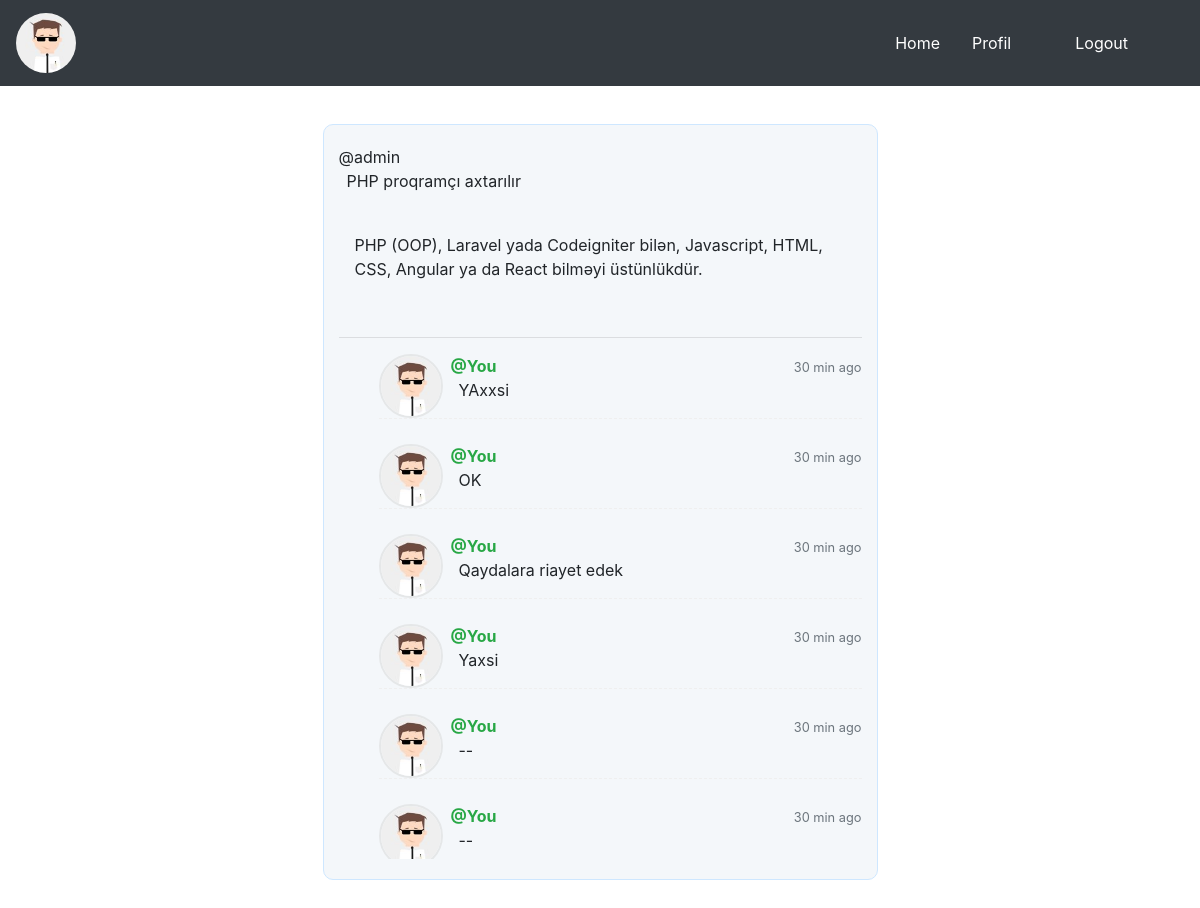
The page /info/1/ (signed in) on the database as committed earlier.
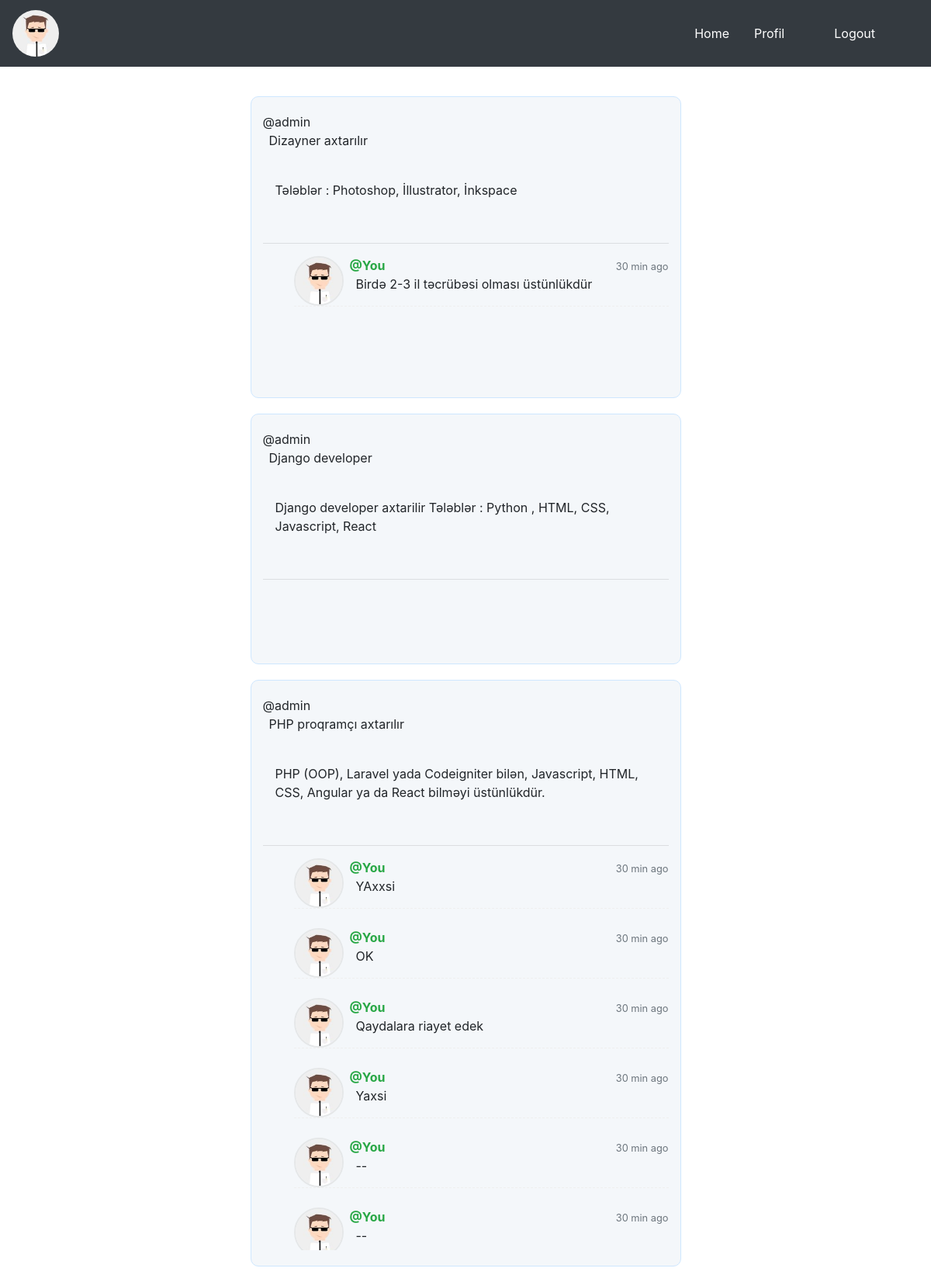
The same page on the database as committed later.
### user/models.py (models this page shows, shortened)
class Posts(models.Model):
   owner_id = models.ForeignKey("auth.User",on_delete = models.CASCADE,verbose_name = "Postun Sahibi ", related_name='posts')
   title = models.CharField(max_length = 100,verbose_name = "Başlıq")
   content = models.CharField(max_length=3000, verbose_name='İçəriyi')
   category = models.ForeignKey(Categorie,on_delete = models.CASCADE,verbose_name = "Post Kategiyasi",related_name="post_category")
   subcategory = models.TextField(verbose_name = "Post Subkategoriyalari", default="None")
   created_date = models.DateTimeField(auto_now_add=True,verbose_name="Paylaşım tarixi")
   updated_date = models.DateTimeField(auto_now=True)
   post_image = models.FileField(blank = True,null = True,verbose_name="Şəkil əlavə edin")
   class Meta:
      ordering = ['-created_date'][:10]

class Comments(models.Model):
   post_id = models.ForeignKey(Posts,on_delete = models.CASCADE,verbose_name = "Paylaşım",related_name="comments")
   author_id = models.ForeignKey("auth.User",on_delete = models.CASCADE,verbose_name = "Kommentin sahibi ", related_name='authors')
   comment_content = models.CharField(max_length = 1000,verbose_name = "Komment")
   comment_date = models.DateTimeField(auto_now_add=True)
   update_date = models.DateTimeField(auto_now=True)
   class Meta:
      ordering = ['-comment_date'][:5]

### user/views.py (the view)
# urls.py: path('info/<int:id>/' or 'info/<string:username>/', main.info, name='info'),
@login_required(login_url="login")
def info(request, id = None, username = None):
	user = {}
	if id:
		user = get_object_or_404(User, id = id)
	if username:
		user = get_object_or_404(User, username = username)
	if user:
		all_posts = user.posts.all()
		return render(request, "info.html", {'posts' : all_posts, 'username' : user.username})
	return HttpResponse('Page Not Found', status=404)

### templates/info.html (shortened to what this page needs)
{% extends "layout.html" %}
{% block navbar %}
{% include "includes/navbar.html" %}
{% endblock navbar %}
{% block body %}
<div class="bootstrap snippets" style="margin-top:100px">
	<br>
	<div id="postList">
	{% if posts %}
		{% for post in posts %}
			<div class="col-md-6 col-md-offset-2 col-sm-12 ml-auto mr-auto postsStyle">
				<div class="comment-wrapper">
					<div class="panel panel-info">
						<div class="panel-heading">
							@{{post.owner_id.username}} <br> <p class="ml-2">{{post.title}}<p>
						</div>
						<div class="panel-body">
							<br>
							<p class="ml-3">
								{{post.content}}
							</p>
							<br>
							<hr>
							<ul class="media-list">
							{% if post.comments.all %}
								{% for comment in post.comments.all %}
									<li class="media">
										<a href="#" class="pull-left" style="float:left">
											<img src="{{ MEDIA_URL }}user_1.jpg" alt="" class="img-circle">
										</a>
										<div class="media-body">
											<span class="text-muted pull-right" style="float:right">
												<small class="text-muted">30 min ago</small>
											</span>
											<strong class="text-success ml-2">
											{% if comment.author_id.id == user.id %}
											   @You
											{% else %}
												@{{comment.author_id.username}}
											{% endif %}
											</strong>
											<p class="ml-3">
												{{comment.comment_content}}
											</p>
										</div>
									</li>
								{% endfor %}
							{% endif %}
							</ul>
							<br>
							<br><br>
						</div>
					</div>
				</div>
			</div>
		{% endfor %}
	{% else %}
	    	<div class="alert alert-danger"><h3>{{ username }} not Any post yet</h3></div>
	{% endif %}
	</div>
</div>
{% endblock body %}

### templates/layout.html (shortened to what this page needs)
<!DOCTYPE html>
{% load static %}
<html lang="en">
<head>
    <link rel="stylesheet" href="{% static 'css/bootstrap.min.css' %}">
    <link rel="stylesheet" href="{% static 'css/app.css' %}">
</head>
<body>
    {% block navbar %}
    {% endblock navbar %}
    <div class = "container">
        {% block body %}{% endblock body %}
    </div>
</body>
</html>

### templates/includes/navbar.html (shortened to what this page needs)
<nav class="navbar navbar-expand-lg navbar-dark bg-dark fixed-top navbar-toggleable-md navbar-inverse">
  <a class="navbar-brand" href="#">
    <img src="{{ MEDIA_URL }}user_1.jpg" alt="" class="img-circle">
  </a>
  <div class="collapse navbar-collapse" id="navbarCollapse">
    <ul class="navbar-nav ml-auto">
      <li class="nav-item active mr-3">
        <a class="nav-link" href="{% url 'index'  %}">Home</a>
      </li>
      <li class="nav-item active mr-5">
        <a class="nav-link profil-link" href="{% url 'profil' %}">Profil</a>
      </li>
      <li class="nav-item active mr-5">
        <a class="nav-link" href="{% url 'logout' %}">Logout</a>
      </li>
    </ul>
  </div>
</nav>

### static/css/app.css (style rules this page uses)
:root { --input-padding-x: 1.5rem; --input-padding-y: .75rem; }
.comment-wrapper .panel-body { max-height:650px; overflow:auto; }
.comment-wrapper .media-list .media img { width:64px; height:64px; border:2px solid #e5e7e8; }
.comment-wrapper .media-list .media { border-bottom:1px dashed #efefef; margin-bottom:25px; }
.img-circle { border-radius: 50%; width: 60px; height: 60px; }
.postsStyle { background-color: #F4F7FA; border: 1px solid #CEE7FF; border-radius: 10px; margin-bottom: 20px; padding-top: 20px; padding-bottom: 20px; }

Rows that differ between the two databases and show on the page:
added Posts: owner_id.username "admin", title "Dizayner axtarılır", content "Tələblər : Photoshop, İllustrator, İnkspace"
added Comments: shows "@You", comment_content "Birdə 2-3 il təcrübəsi olması üstünlükdür", shown under "admin"
added Posts: owner_id.username "admin", title "Django developer", content "Django developer axtarilir Tələblər : Python , HTML, CSS, Javascript, React"
